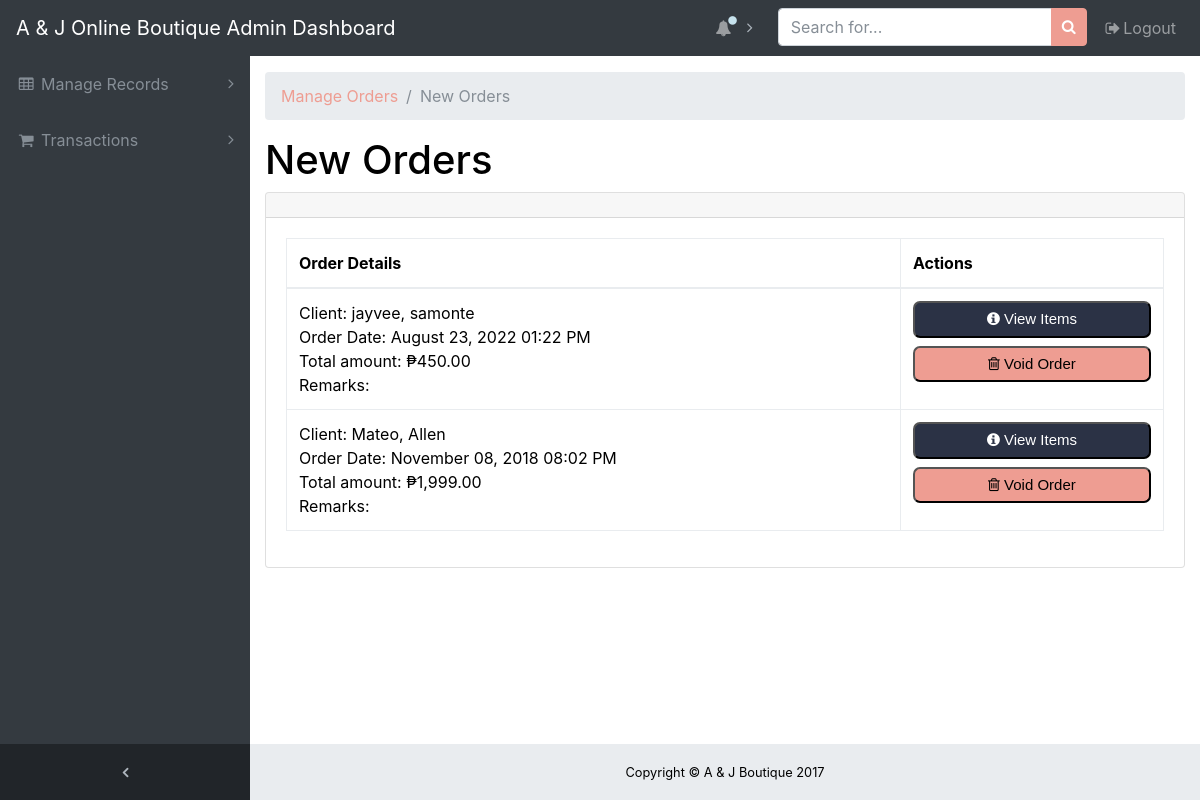
Screenshot of /views/new_orders.php (signed in) with the database file from the repository.
### tables this page shows
CREATE TABLE IF NOT EXISTS `transactions` (
  `id` int(11) NOT NULL,
  `transaction_no` varchar(40) NOT NULL,
  `date` datetime NOT NULL,
  `timestamp` timestamp NOT NULL DEFAULT CURRENT_TIMESTAMP ON UPDATE CURRENT_TIMESTAMP,
  `updated_timestamp` timestamp NOT NULL DEFAULT CURRENT_TIMESTAMP ON UPDATE CURRENT_TIMESTAMP,
  `client_id` int(11) NOT NULL,
  `total` float(11,2) NOT NULL,
  `payment_date` datetime DEFAULT NULL,
  `tracking_no` varchar(200) NOT NULL DEFAULT 'None',
  `BC` varchar(200) NOT NULL DEFAULT 'None',
  `shipping_fee` float(11,2) NOT NULL,
  `status` int(1) NOT NULL,
  `use_address` varchar(40) NOT NULL,
  `remarks` text NOT NULL
);

CREATE TABLE IF NOT EXISTS `clients` (
  `id` int(11) NOT NULL,
  `last_name` varchar(100) NOT NULL,
  `first_name` varchar(100) NOT NULL,
  `nickname` varchar(40) NOT NULL,
  `username` varchar(100) NOT NULL,
  `password` varchar(100) NOT NULL,
  `email` varchar(100) NOT NULL,
  `address` varchar(140) NOT NULL,
  `region` varchar(40) NOT NULL,
  `contact_number` varchar(11) NOT NULL,
  `birthday` date NOT NULL,
  `status` int(1) NOT NULL,
  `created_at` timestamp NOT NULL DEFAULT CURRENT_TIMESTAMP ON UPDATE CURRENT_TIMESTAMP,
  `address2` varchar(140) NOT NULL,
  `account_status` int(11) NOT NULL,
  `verification_code` varchar(100) NOT NULL
);

### views/new_orders.php (the view, shortened to what this page needs)
<?php
include_once("order_auto_cancellation.php");
?>
<!DOCTYPE html>
<html lang="en">
<head>
  <link href="../vendor/bootstrap/css/bootstrap.min.css" rel="stylesheet">
  <link href="../vendor/font-awesome/css/font-awesome.min.css" rel="stylesheet" type="text/css">
  <link href="../css/sb-admin.css" rel="stylesheet">
  <link href="../vendor/datatables/dataTables.bootstrap4.css" rel="stylesheet">
  <link rel="stylesheet" type="text/css" href="../css/icons.css">
  </head>
<body class="fixed-nav sticky-footer bg-dark" id="page-top" onLoad="reset()">
  <nav class="navbar navbar-expand-lg navbar-dark bg-dark fixed-top" id="mainNav">
    <a class="navbar-brand" href="admin_clients.php">A &amp; J Online Boutique Admin Dashboard</a>
    <div class="collapse navbar-collapse" id="navbarResponsive">
      <ul class="navbar-nav navbar-sidenav" id="exampleAccordion">
        <li class="nav-item" data-toggle="tooltip" data-placement="right" title="Menu Levels">
          <a class="nav-link nav-link-collapse collapsed" data-toggle="collapse" href="#collapseMulti" data-parent="#exampleAccordion">
            <i class="fa fa-fw fa-table"></i>
            <span class="nav-link-text">Manage Records</span>
          </a>
        <li class="nav-item" data-toggle="tooltip" data-placement="right" title="Menu Levels">
          <a class="nav-link nav-link-collapse collapsed" data-toggle="collapse" href="#collapseOrders" data-parent="#exampleAccordion">
            <i class="fa fa-fw fa-shopping-cart"></i>
            <span class="nav-link-text">Transactions</span>
          </a>
        </li>
      </ul>
      <ul class="navbar-nav sidenav-toggler">
        <li class="nav-item">
          <a class="nav-link text-center" id="sidenavToggler">
            <i class="fa fa-fw fa-angle-left"></i>
          </a>
        </li>
      </ul>
      <ul class="navbar-nav ml-auto">
        </li><?php
          $numNewOrders = "SELECT * FROM transactions WHERE status = 0 ;";
          $resultNumNewOrders = mysqli_query($conn, $numNewOrders);
          $new_orders_count = mysqli_num_rows($resultNumNewOrders);
          if ($new_orders_count == 0) {
            ?>
            <li class="nav-item dropdown">
            <a class="nav-link dropdown-toggle mr-lg-2" id="alertsDropdown" href="#" data-toggle="dropdown" aria-haspopup="true" aria-expanded="false">
              <i class="fa fa-fw fa-bell"></i>
              <span class="d-lg-none">Orders
                <span class="badge badge-pill badge-warning"><?php echo $new_orders_count . " New"; ?></span>
              </span>
              <span class="indicator text-warning d-none d-lg-block">
              </span>
            </a>
            <?php
          } else {
            ?>
            <li class="nav-item dropdown">
              <a class="nav-link dropdown-toggle mr-lg-2" id="alertsDropdown" href="#" data-toggle="dropdown" aria-haspopup="true" aria-expanded="false">
                <i class="fa fa-fw fa-bell"></i>
                <span class="indicator text-warning d-none d-lg-block">
                  <i class="fa fa-fw fa-circle"></i>
                </span>
              </a>
            <?php
          }
        ?>
        </li>
        <li class="nav-item">
          <form class="form-inline my-2 my-lg-0 mr-lg-2">
            <div class="input-group">
              <input class="form-control" type="text" placeholder="Search for...">
              <span class="input-group-btn">
                <button class="btn btn-primary" type="button">
                  <i class="fa fa-search"></i>
                </button>
              </span>
            </div>
          </form>
        </li>
        <li class="nav-item">
          <a class="nav-link" data-toggle="modal" data-target="#exampleModal">
            <i class="fa fa-fw fa-sign-out"></i>Logout</a>
        </li>
      </ul>
    </div>
  </nav>
  <div class="content-wrapper">
    <div class="container-fluid">
      <ol class="breadcrumb">
        <li class="breadcrumb-item">
          <a href="admin_clients.php">Manage Orders</a>
        </li>
        <li class="breadcrumb-item active">New Orders</li>
      </ol>
      <div class="row">
        <div class="col-12">
          <h1>New Orders</h1>
            <div class="card mb-3">
            <div class="card-header">
            </div>
            <div class="card-body">
              <div class="table-responsive">
                <table class="table table-bordered" id="dataTable tableData" width="100%" cellspacing="0">
                  <thead>
                    <tr>
                      <th>Order Details</th>
                      <th>Actions</th>
                    </tr>
                  </thead>
                  <tbody>
                    <tr>
                      <?php
                        $resultTransactions = mysqli_query($conn, "SELECT a.first_name, a.last_name, b.transaction_no, b.remarks,                                         b.date, b.client_id, total, b.status
                                                                    FROM transactions b, clients a
                                                                    WHERE (b.status = 0 OR b.status = 1)
                                                                    AND a.id = b.client_id
                                                                    ORDER BY b.date DESC");
                        while ($row = mysqli_fetch_assoc($resultTransactions)) {
                          $transaction_no = $row["transaction_no"];
						  $remarks = $row["remarks"];
                          $date = date("F d, Y h:i A", strtotime($row["date"]));
                          $total = number_format($row["total"], 2);
                          $client_last_name = $row["last_name"];
                          $client_first_name = $row["first_name"];
                          $client_name = $client_last_name . ", " . $client_first_name;
                       ?>
                        <td>
                          Client: <?php echo $client_name . "<br/>"; ?>
                          Order Date: <?php echo $date . "<br/>"; ?>
                          Total amount: <?php echo "₱" . $total . "<br/>"; ?>
						  Remarks: <?php echo $remarks . "<br/>"; ?>
                        </td>
                        <td style="width:30%;">
                          <button class="btn-view btn-block" data-toggle="modal" data-target="#viewOrderedItems<?php echo $transaction_no; ?>"><i class="icon-info-sign"></i> View Items </button>
                          <button class="btn-delete btn-block" data-toggle="modal" data-target="#voidOrderedItems<?php echo $transaction_no; ?>"><i class="icon-trash"></i> Void Order </button>
                        </td>
                    </tr>
                      <?php
                        }
                      ?>
                  </tbody>
                </table>
              </div>
            </div>
          </div>
        </div>
        <footer class="sticky-footer">
          <div class="container">
            <div class="text-center">
              <small>Copyright © A &amp; J Boutique 2017</small>
            </div>
          </div>
        </footer>
  </div>
</body>
</html>

### css/sb-admin.css (style rules this page uses)
html { position: relative; min-height: 100%; }
body { overflow-x: hidden; }
body.sticky-footer { margin-bottom: 56px; }
body.sticky-footer .content-wrapper { min-height: calc(100vh - 56px - 56px); }
body.fixed-nav { padding-top: 56px; }
.content-wrapper { min-height: calc(100vh - 56px); padding-top: 1rem; }
#mainNav .navbar-collapse { overflow: auto; max-height: 75vh; }
#mainNav .navbar-collapse .navbar-nav .nav-item .nav-link { cursor: pointer; }
#mainNav .navbar-collapse .navbar-sidenav .nav-link-collapse:after { float: right; content: '\f107'; font-family: 'FontAwesome'; }
#mainNav .navbar-collapse .navbar-sidenav .nav-link-collapse.collapsed:after { content: '\f105'; }
#mainNav .navbar-collapse .sidenav-toggler { display: none; }
#mainNav .navbar-collapse .navbar-nav > .nav-item.dropdown > .nav-link { position: relative; min-width: 45px; }
#mainNav .navbar-collapse .navbar-nav > .nav-item.dropdown > .nav-link:after { float: right; width: auto; content: '\f105'; border: none; font-family: 'FontAwesome'; }
#mainNav .navbar-collapse .navbar-nav > .nav-item.dropdown > .nav-link .indicator { position: absolute; top: 5px; left: 21px; font-size: 10px; }
@media (min-width: 992px) { #mainNav .navbar-brand { width: 250px; } }
@media (min-width: 992px) { #mainNav .navbar-collapse { overflow: visible; max-height: none; } }
@media (min-width: 992px) { #mainNav .navbar-collapse .navbar-sidenav { position: absolute; top: 0; left: 0; overflow-x: hidden; overflow-y: auto; -webkit-flex-direction: column; -ms-flex-direction: column; flex-direction: column; margin-top: 56px; } }
@media (min-width: 992px) { #mainNav .navbar-collapse .navbar-sidenav > .nav-item { width: 250px; padding: 0; } }
@media (min-width: 992px) { #mainNav .navbar-collapse .navbar-sidenav > .nav-item > .nav-link { padding: 1em; } }
@media (min-width: 992px) { #mainNav .navbar-collapse .navbar-nav > .nav-item.dropdown > .nav-link { min-width: 0; } }
@media (min-width: 992px) { #mainNav .navbar-collapse .navbar-nav > .nav-item.dropdown > .nav-link:after { width: 24px; text-align: center; } }
#mainNav.fixed-top .sidenav-toggler { display: none; }
@media (min-width: 992px) { #mainNav.fixed-top .navbar-sidenav { height: calc(100vh - 112px); } }
@media (min-width: 992px) { #mainNav.fixed-top .sidenav-toggler { position: absolute; top: 0; left: 0; display: flex; overflow-x: hidden; overflow-y: auto; -webkit-flex-direction: column; -ms-flex-direction: column; flex-direction: column; margin-top: calc(100vh - 56px); } }
@media (min-width: 992px) { #mainNav.fixed-top .sidenav-toggler > .nav-item { width: 250px; padding: 0; } }
@media (min-width: 992px) { #mainNav.fixed-top .sidenav-toggler > .nav-item > .nav-link { padding: 1em; } }
#mainNav.fixed-top.navbar-dark .sidenav-toggler { background-color: #212529; }
#mainNav.fixed-top.navbar-dark .sidenav-toggler a i { color: #adb5bd; }
.content-wrapper { overflow-x: hidden; background: white; }
@media (min-width: 992px) { .content-wrapper { margin-left: 250px; } }
#sidenavToggler i { font-weight: 800; }
#mainNav.navbar-dark .navbar-collapse .navbar-sidenav .nav-link-collapse:after { color: #868e96; }
#mainNav.navbar-dark .navbar-collapse .navbar-sidenav > .nav-item > .nav-link { color: #868e96; }
#mainNav.navbar-dark .navbar-collapse .navbar-nav > .nav-item.dropdown > .nav-link:after { color: #adb5bd; }
@media (min-width: 992px) { #mainNav.navbar-dark .navbar-collapse .navbar-sidenav { background: #343a40; } }
footer.sticky-footer { position: absolute; right: 0; bottom: 0; width: 100%; height: 56px; background-color: #e9ecef; line-height: 55px; }
@media (min-width: 992px) { footer.sticky-footer { width: calc(100% - 250px); } }

### views/new_orders.php (style rules this page uses)
.btn-view { background: #2b3245; border-radius: 7px; font-family: Arial; color: #fff; font-size:15px; padding: 5px 10px 5px 10px; text-decoration: none; cursor: pointer; cursor: hand; }
.btn-delete { background: #ee9d92; border-radius: 7px; font-family: Arial; color: #000; font-size: 15px; padding: 5px 10px 5px 10px; text-decoration: none; cursor: pointer; cursor: hand; }

### rows the page displays
transactions: client.first_name "jayvee, samonte", date "August 23, 2022 01:22 PM", total "450.00"
transactions: client.first_name "Mateo, Allen", date "November 08, 2018 08:02 PM", total "1,999.00"
